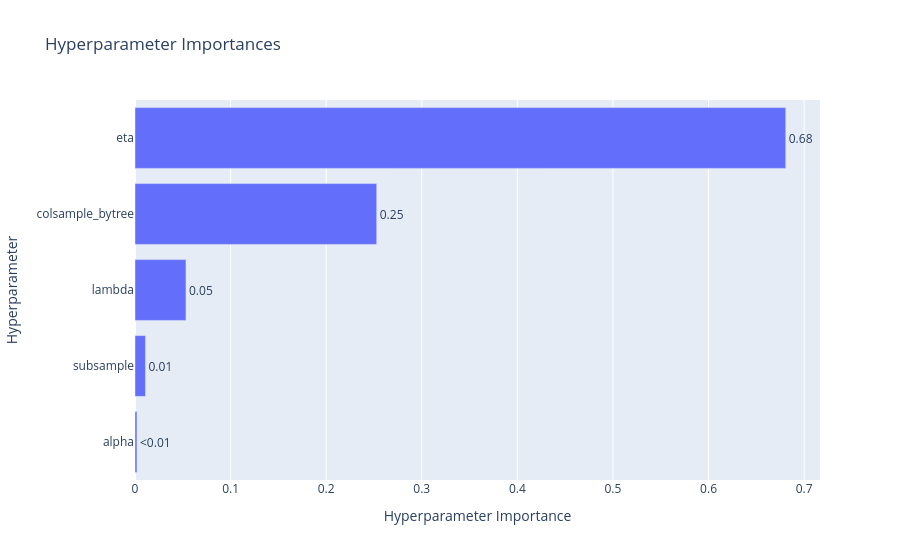

The code cell stored with this chart in its notebook:
### Code cell
# Visualising feature importance :
import optuna.visualization as vis
vis.plot_param_importances(study=study)

### Figure 1 — Plotly figure (JSON) as saved in the notebook; plotly's stock layout.template omitted (floating-point values rounded to 4 significant figures)
{"data": [{"cliponaxis": false, "hovertemplate": ["alpha (FloatDistribution): 0.0020551775311594745<extra></extra>", "subsample (FloatDistribution): 0.010954551758306424<extra></extra>", "lambda (FloatDistribution): 0.053335321167650725<extra></extra>", "colsample_bytree (FloatDistribution): 0.2528753085451544<extra></extra>", "eta (FloatDistribution): 0.6807796409977291<extra></extra>"], "name": "Objective Value", "orientation": "h", "text": ["<0.01", "0.01", "0.05", "0.25", "0.68"], "textposition": "outside", "type": "bar", "x": [0.002055, 0.01095, 0.05334, 0.2529, 0.6808], "y": ["alpha", "subsample", "lambda", "colsample_bytree", "eta"]}], "layout": {"title": {"text": "Hyperparameter Importances"}, "xaxis": {"title": {"text": "Hyperparameter Importance"}}, "yaxis": {"title": {"text": "Hyperparameter"}}}}
